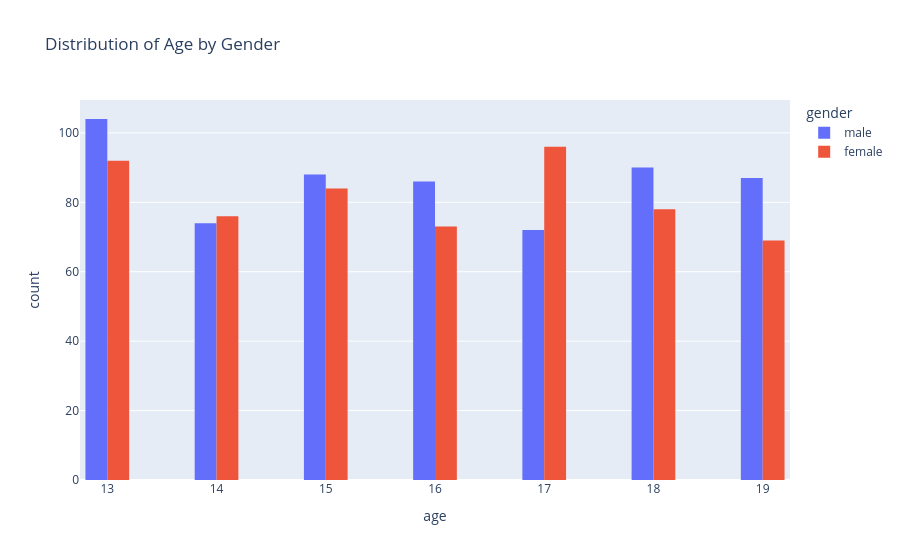

Here is the notebook cell this chart was saved with:
### Code cell
# distribution based on gender and age
fig = (px.histogram(df, x="age", color="gender", nbins=25, title="Distribution of Age by Gender", barmode="group"))
fig.show()

### Figure 1 — Plotly figure (JSON) as saved in the notebook; plotly's stock layout.template omitted (floating-point values rounded to 4 significant figures; data arrays with more than 128 entries replaced by an {"elided": "..."} marker saying what was removed)
{"data": [{"alignmentgroup": "True", "bingroup": "x", "hovertemplate": "gender=male<br>age=%{x}<br>count=%{y}<extra></extra>", "legendgroup": "male", "marker": {"color": "#636efa", "pattern": {"shape": ""}}, "name": "male", "nbinsx": 25, "offsetgroup": "male", "orientation": "v", "showlegend": true, "type": "histogram", "x": {"elided": "601 int values"}, "xaxis": "x", "yaxis": "y"}, {"alignmentgroup": "True", "bingroup": "x", "hovertemplate": "gender=female<br>age=%{x}<br>count=%{y}<extra></extra>", "legendgroup": "female", "marker": {"color": "#EF553B", "pattern": {"shape": ""}}, "name": "female", "nbinsx": 25, "offsetgroup": "female", "orientation": "v", "showlegend": true, "type": "histogram", "x": {"elided": "568 int values"}, "xaxis": "x", "yaxis": "y"}], "layout": {"barmode": "group", "legend": {"title": {"text": "gender"}, "tracegroupgap": 0}, "title": {"text": "Distribution of Age by Gender"}, "xaxis": {"anchor": "y", "domain": [0, 1], "title": {"text": "age"}}, "yaxis": {"anchor": "x", "domain": [0, 1], "title": {"text": "count"}}}}
